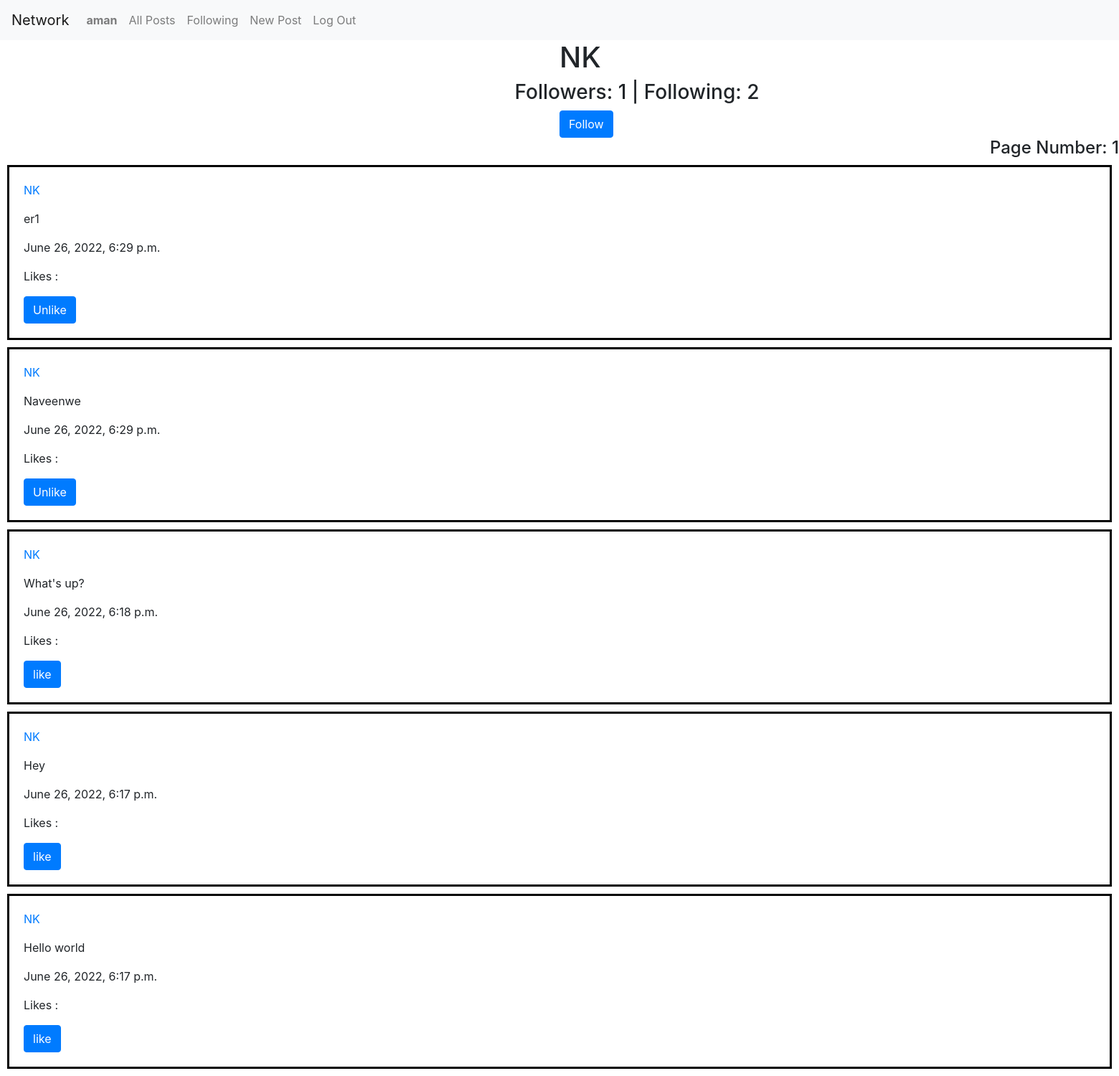
The page /profile/NK (signed in) on the database its author committed.
### network/models.py (models this page shows, shortened)
class User(AbstractUser):
    followers = models.ManyToManyField("self", symmetrical=False, blank=True, related_name="following")

class Post(models.Model):
    creator =  models.ForeignKey('User', on_delete=PROTECT, default=None, related_name='post_creator' )
    Description = models.CharField(max_length=1064)
    timestamp = models.DateTimeField(default = timezone.now)
    liked_by = models.ManyToManyField('User', default=None, blank=True, related_name='post_likes')

### network/views.py (the view)
# urls.py: path("profile/<str:creator>", views.P, name="profile"),
def P(request, creator):
    user = request.user
    profile = User.objects.get(username = creator)
    posts = Post.objects.filter(creator = profile).order_by('-timestamp')
    profile_followers = profile.followers.all()
    profile_following = profile.following.all()
    followers_count = len(profile_followers)
    following_count = len(profile_following)
    if user in profile_followers:
        already_followed = True
    else:
        already_followed = False
    if request.method == "POST":
        if request.POST.get("button") == "Unfollow":
            profile.followers.remove(user)
        elif request.POST.get("button") == "Follow":
            profile.followers.add(user)
    paginator = Paginator(posts, 10)
    page_number = request.GET.get('page')
    page_obj = paginator.get_page(page_number)
    return render(request, "network/profile.html",{
         "posts": posts,
         "profile": profile,
         "followers": followers_count,
         "following": following_count,
         "already_followed": already_followed,
         'page_obj': page_obj,
     })

### network/templates/network/profile.html (shortened to what this page needs)
{% extends "network/layout.html" %}
{% load static %}
{% block body %}
<h1 style="text-align: centre;"> {{profile.username}}</h1>
<h3 style="text-align: centre;">Followers: {{followers}} | Following: {{following}} </h3>
{% if request.user.is_authenticated %}
  {% if request.user != profile %}
  {% if already_followed == True %}
        <form action="" method="POST">
            {% csrf_token %}
            <button class="btn btn-primary" name="button" value="Unfollow" style="margin-left: 50%;">Unfollow</button>
        </form>
  {% else %}
        <form action="" method="POST">
            <button class="btn btn-primary" name="button" value="Follow" style="margin-left: 50%;">Follow</button>
        </form>
  {% endif %}
{% endif %}
  {% endif %}
  <div class="Pages">
    <h4 style="text-align: right;">Page Number: {{page_obj.number}}</h4>
</div>
{% for post in page_obj %}
<div class="posts">
      <p> <a href="{% url 'profile' post.creator.username  %}">{{post.creator}}</p></a>
      <p id="pre"> {{post.Description}}</p>
      <p>{{post.timestamp}}</p>
      <p id="like-count -{{post.id}}">Likes :</p>
      {% if user.is_authenticated %}
      <div id="unlike-view-{{post.id}}" style="display: {% if user in post.liked_by.all %} block {% else %} none {% endif %}">
          <button class="btn btn-primary"  value="Unlike" onclick="like_post({{post.id}})" class="likeunlike" id="unlike-{{post.id}}">Unlike</button>
      </div>
      <div id="like-view-{{post.id}}" style="display: {% if user in post.liked_by.all %} none {% else %} block {% endif %}">
          <button class="btn btn-primary" value="like" onclick="like_post({{post.id}})" class="likeunlike" id="like-{{post.id}}">like</button>
      </div>
      {% endif %}
</div>
{% endfor%}
{% endblock %}

### network/templates/network/layout.html (shortened to what this page needs)
{% load static %}
<!DOCTYPE html>
<html lang="en">
    <head>
        <link rel="stylesheet" href="https://stackpath.bootstrapcdn.com/bootstrap/4.4.1/css/bootstrap.min.css">
        <link href="{% static 'network/styles.css' %}" rel="stylesheet">
    </head>
    <body>
        <nav class="navbar navbar-expand-lg navbar-light bg-light">
            <a class="navbar-brand" href="#">Network</a>
            <div>
              <ul class="navbar-nav mr-auto">
                {% if user.is_authenticated %}
                    <li class="nav-item">
                        <a class="nav-link" href="#"><strong>{{ user.username }}</strong></a>
                    </li>
                {% endif %}
                <li class="nav-item">
                  <a class="nav-link" href="{% url 'index' %}">All Posts</a>
                </li>
                {% if user.is_authenticated %}
                    <li class="nav-item">
                        <a class="nav-link" href="{% url 'following' %}">Following</a>
                    </li>
                    <li class="nav-item">
                        <a class="nav-link" href="{% url 'new' %}">New Post</a>
                    </li>
                    <li class="nav-item">
                        <a class="nav-link" href="{% url 'logout' %}">Log Out</a>
                    </li>
                {% endif %}
              </ul>
            </div>
          </nav>
        <div class="body">
            {% block body %}
            {% endblock %}
        </div>
    </body>
</html>

### network/static/network/styles.css (style rules this page uses)
h1 { position: relative; animation-name: move; animation-duration: 2s; animation-fill-mode: forwards; }
h3 { position: relative; animation-name: follow; animation-duration: 2s; animation-fill-mode: forwards; }
.posts { border: solid; border-color: black; padding: 20px; margin: 10px; }

### rows shown on the page
User: username "aman"
User: username "NK"
Post: creator "NK", Description "er1", timestamp "June 26, 2022, 6:29 p.m."
Post: creator "NK", Description "Naveenwe", timestamp "June 26, 2022, 6:29 p.m."
Post: creator "NK", Description "What's up?", timestamp "June 26, 2022, 6:18 p.m."
Post: creator "NK", Description "Hey", timestamp "June 26, 2022, 6:17 p.m."
Post: creator "NK", Description "Hello world", timestamp "June 26, 2022, 6:17 p.m."

### other values the page prints
{{ followers }} "1"
{{ following }} "2"
{{ page_obj.number }} "1"
